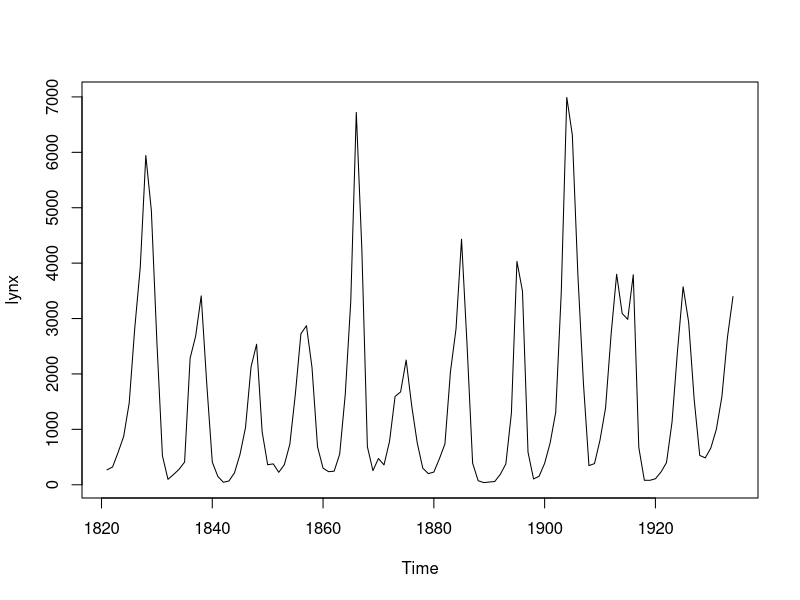
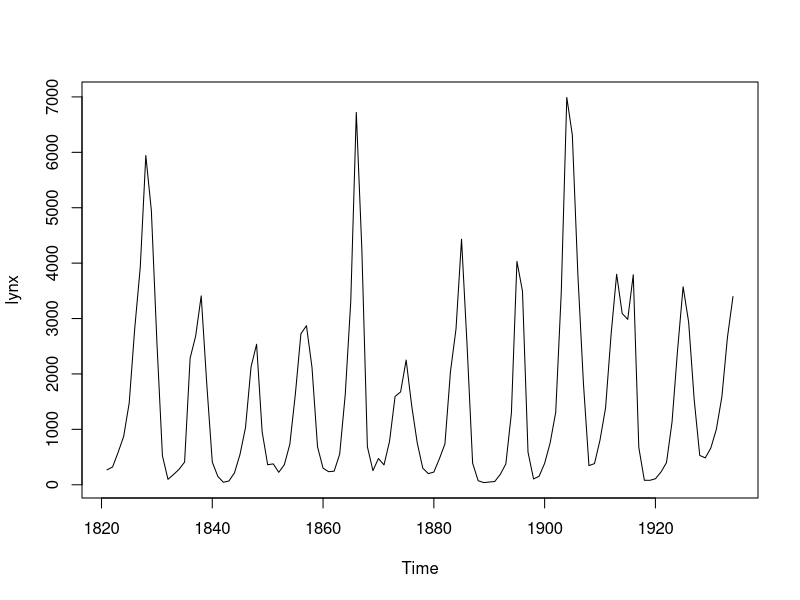
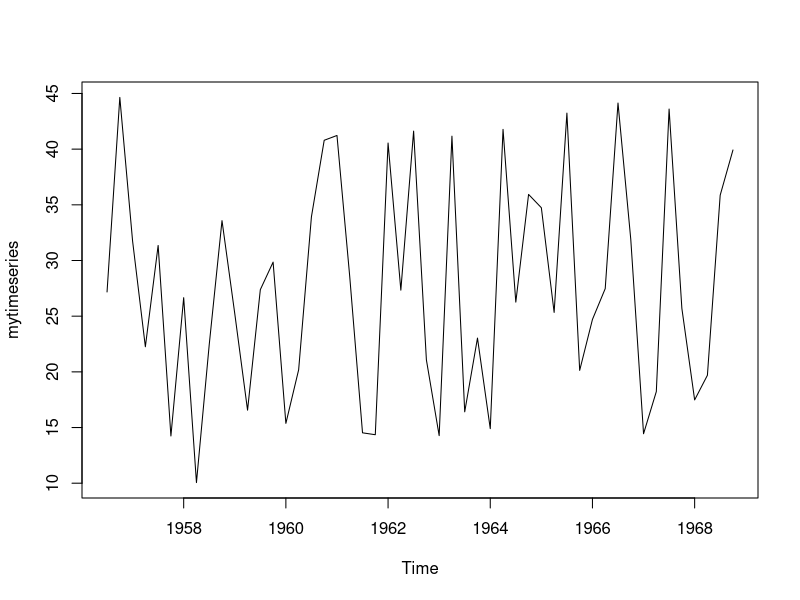
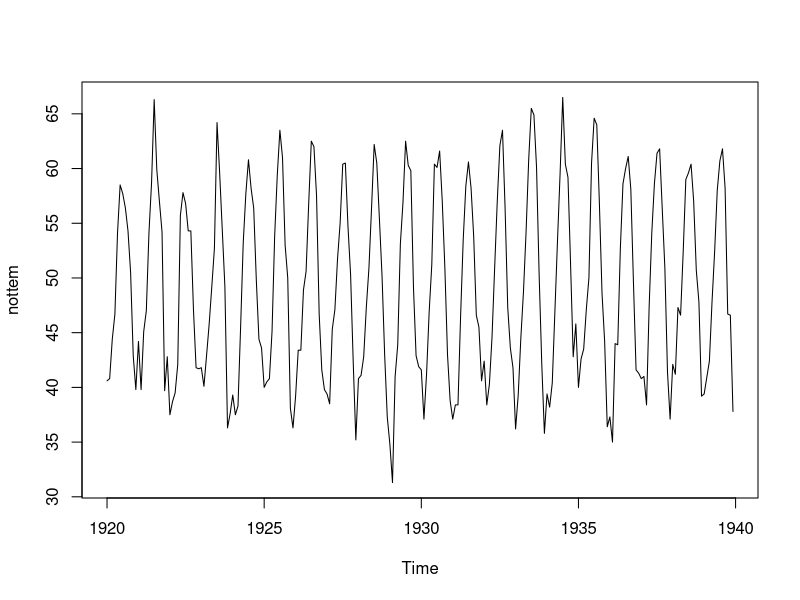
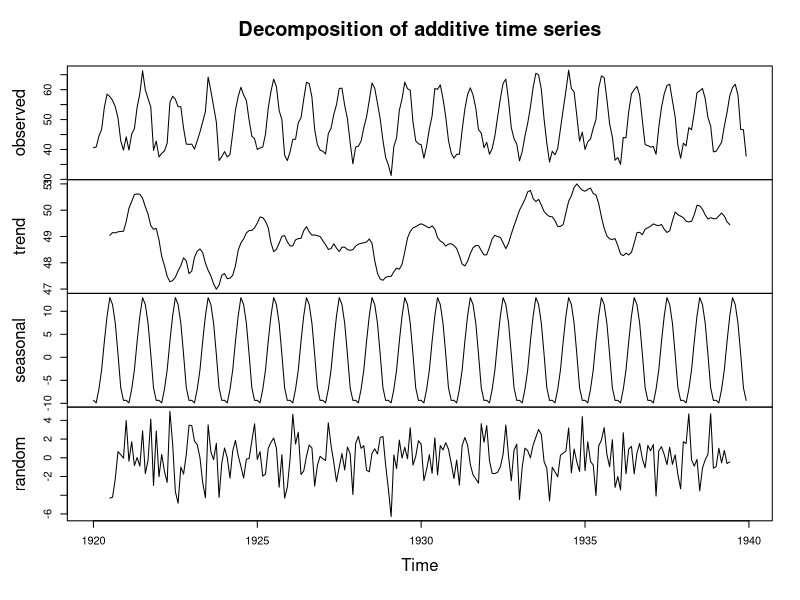
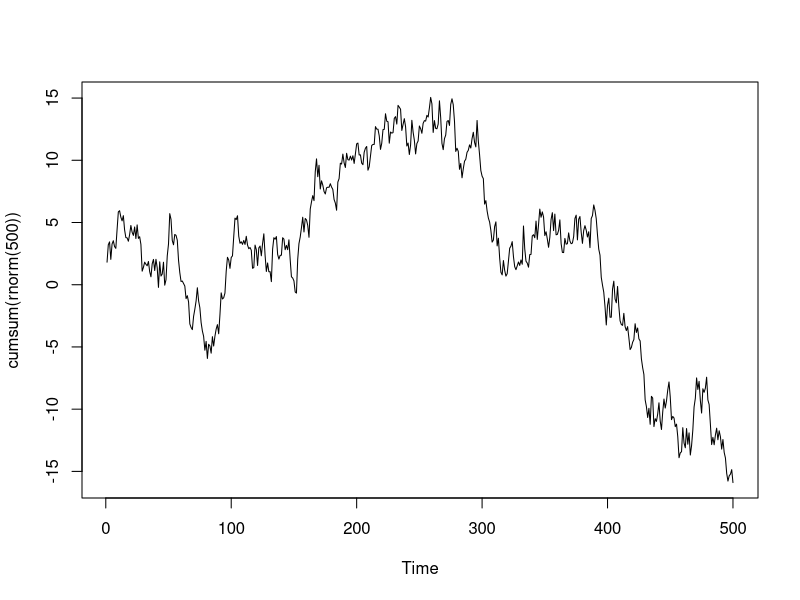
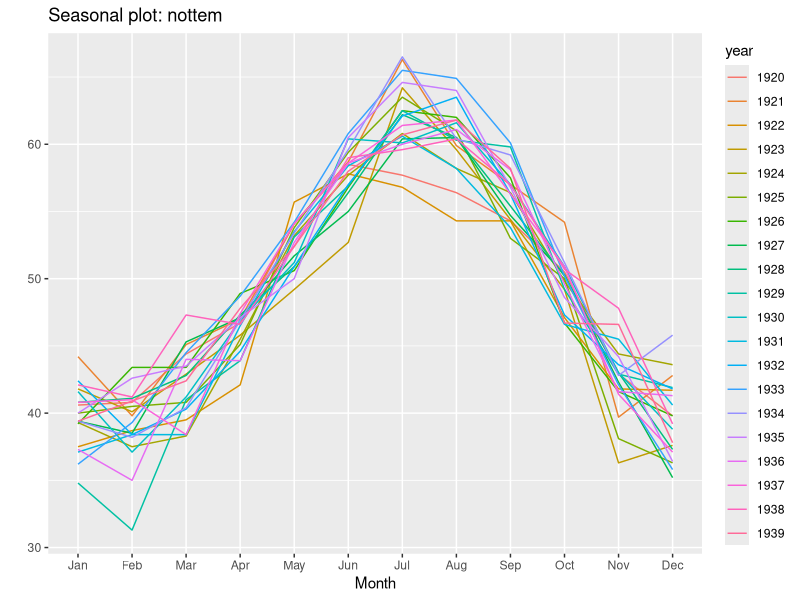
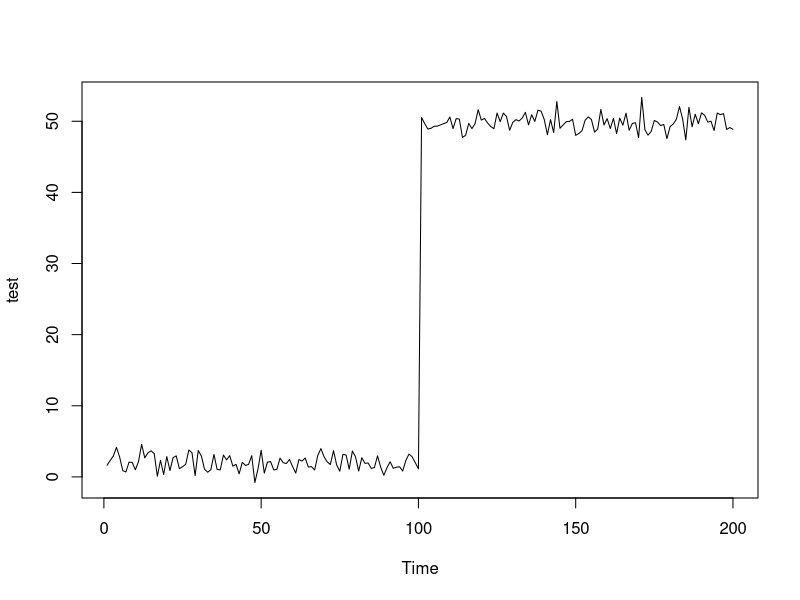

The R source for these figures, in order:
## Time Series Vectors and Lags

head(lynx)

tail(lynx)

# extracting time stamps
time(lynx)

# how longs is the dataset?
length(lynx)

mean(lynx); median(lynx)

plot(lynx)

sort(lynx)

# quantiles
quantile(lynx)

# getting the deciles
quantile(lynx, prob = seq(0, 1, length = 11), type = 5)

## Preparing Class ts

head(lynx)

plot(lynx)

# random uniform data between 10 and 45
mydata = runif(n = 50, min = 10, max = 45)

# packing it into a quarterly time series
mytimeseries = ts(data = mydata, start = c(1956,3), frequency = 4)

plot(mytimeseries)

class(mytimeseries)

class(lynx)

# a typical mts dataset
class(EuStockMarkets); head(EuStockMarkets)

## ts plots

plot(nottem)

# decompose to single components
plot(decompose(nottem))

plot.ts(cumsum(rnorm(500)))


library(forecast)
ggseasonplot(nottem)

## Stationarity

test = ts(c(rnorm(100,2,1), rnorm(100,50,1)), start = 1)

plot(test)

plot(diff(test))

# Unit Root Tests

x = rnorm(1000) # random normal data

library(tseries)
adf.test(x)

plot(nottem) # seasonal data

adf.test(nottem)

## Autocorrelation

plot.ts(rnorm(200))

plot(lynx)

acf(lynx, lag.max = 20) 
pacf(lynx, lag.max = 20)

acf(rnorm(500), lag.max = 20) 
pacf(rnorm(500), lag.max = 20)



## Differencing
# 1 different section
test = ts(c(rnorm(100,2,1), rnorm(100,50,1)), start = 1)
plot(test)
plot(diff(test))

# 2 different sections
test = ts(c(rnorm(100,2,1), rnorm(100,50,1), rnorm(100,80,1)), start = 1)
plot(test)
plot(diff(test))

